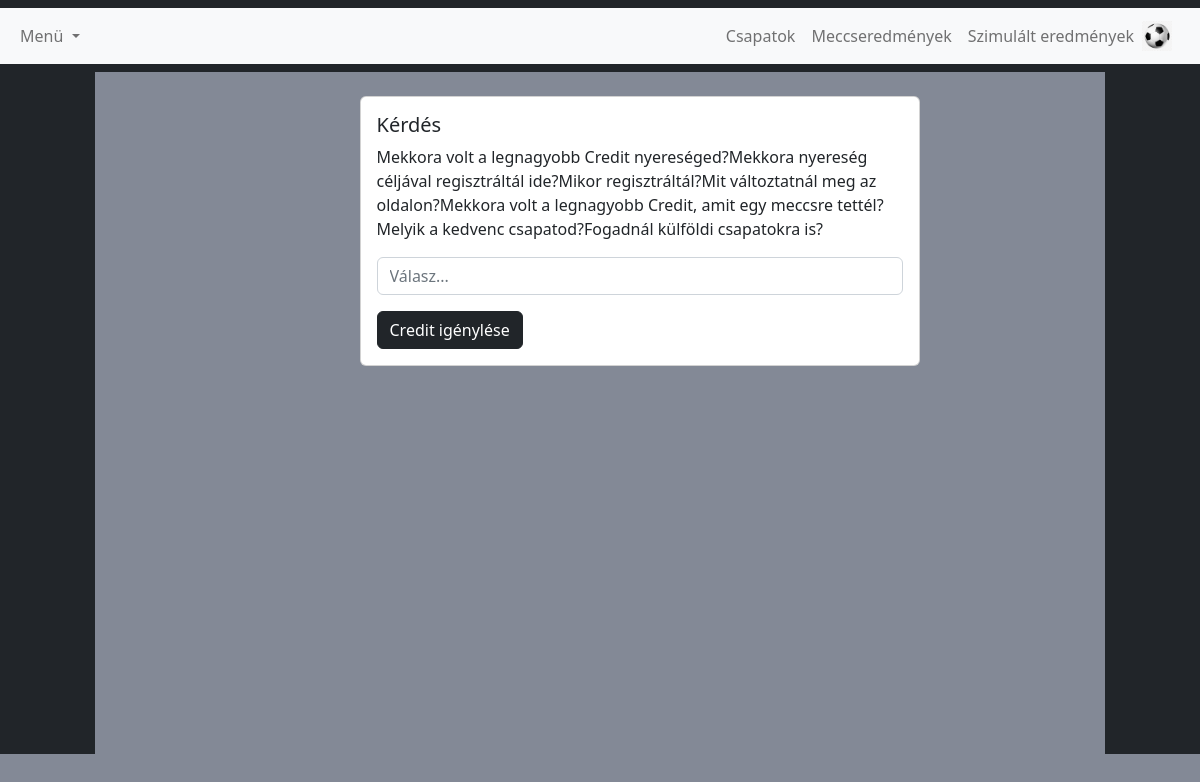
/credit_atadas.php, run on the app's committed database.
### tables this page shows
CREATE TABLE `kredit_vetel` (
  `id` int(11) NOT NULL,
  `kerdes` varchar(255) DEFAULT NULL
);

### credit_atadas.php (the view, shortened to what this page needs)
<?php require_once('header.php');
$serverAddress = 'localhost';
$username = 'root';
$password = '';
$databaseName = 'football_projekt';
$connection = mysqli_connect($serverAddress, $username, $password, $databaseName);
$query = $_GET['szam'];
$sql_hazai = "SELECT kerdes FROM kredit_vetel WHERE id LIKE '%$query%'";
$result = mysqli_query($connection, $sql_hazai);
?>
<div class="vl">
    <div class="container">
        <div class="row">
            <div class="col-3">
            </div>
            <div class="col-6">
                <br>
                <form action="controllers/credit_vetel.php" method="POST">
                    <div class="card" style="width: 35rem;">
                        <div class="card-body">
                            <h5 class="card-title">Kérdés</h5>
                            <p class="card-text">
                                <?php while ($row = mysqli_fetch_assoc($result)) {
                                    echo $row['kerdes'];
                                } ?>
                            </p>
                            <p><input type="text" class="form-control" name="valasz" id="valasz" placeholder="Válasz..." required></p>
                            <button type="submit" id="submit" name="submit" class="btn btn-dark">Credit igénylése</button>
                        </div>
                    </div>
                </form>
            </div>
            <div class="col-3"></div>
        </div>
    </div>
</div>
<div class="vl"></div>
<?php require_once('footer.php') ?>

### credit_atadas.php (style rules this page uses)
.vl { border-left: 95px solid #212529; border-right: 95px solid #212529; height: 341px; }

### data on the page
kredit_vetel: kerdes "Mekkora volt a legnagyobb Credit nyereséged?"
kredit_vetel: kerdes "Mekkora nyereség céljával regisztráltál ide?"
kredit_vetel: kerdes "Mikor regisztráltál?"
kredit_vetel: kerdes "Mit változtatnál meg az oldalon?"
kredit_vetel: kerdes "Mekkora volt a legnagyobb Credit, amit egy meccsre tettél?"
kredit_vetel: kerdes "Melyik a kedvenc csapatod?"
kredit_vetel: kerdes "Fogadnál külföldi csapatokra is?"
